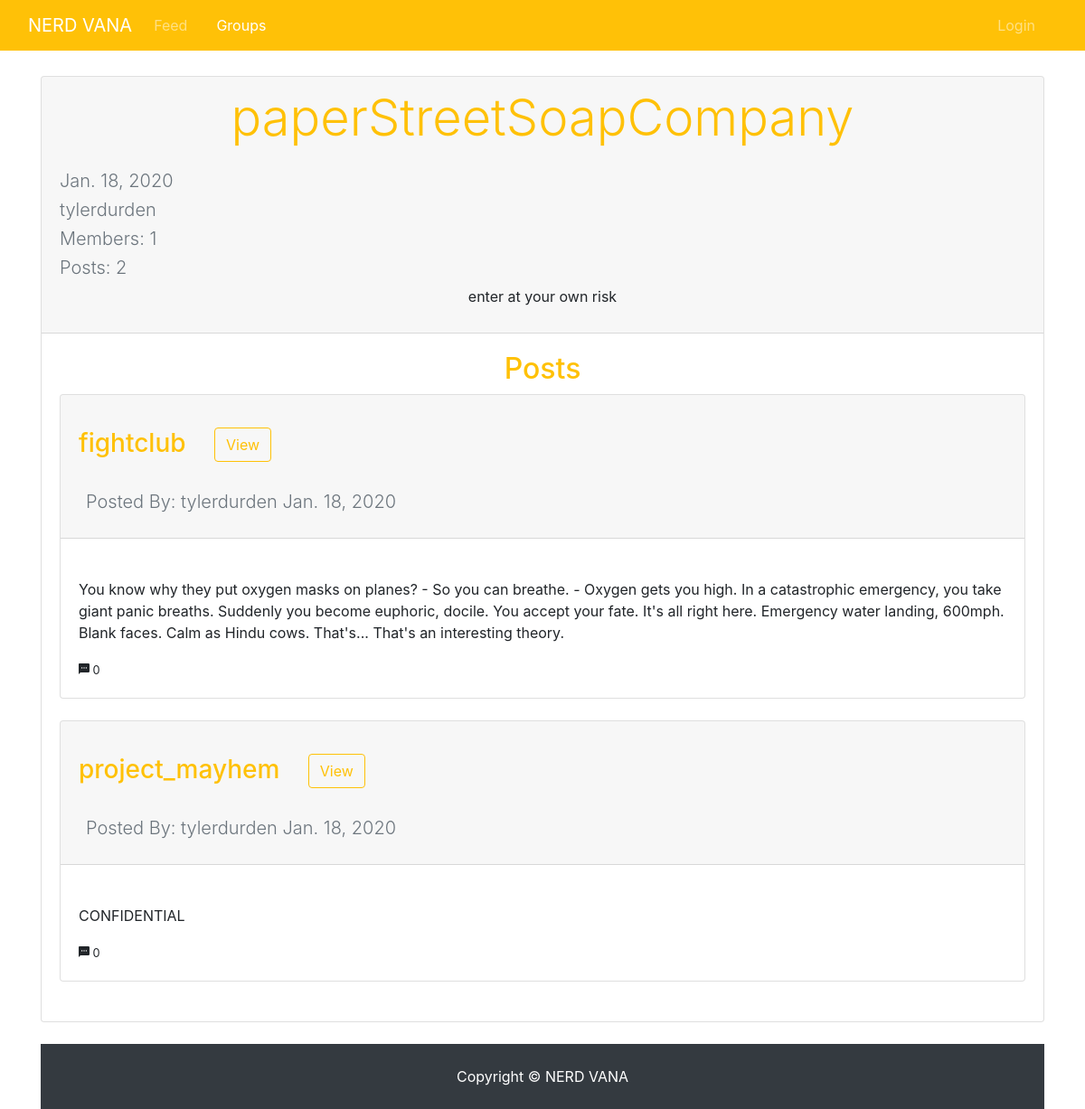
The page /group/detail_group/7/ on the database its author committed.
### group/models.py (models this page shows, shortened)
class Group(models.Model):
    name         = models.CharField(max_length=200)
    description  = models.TextField()
    date_created = models.DateTimeField(auto_now_add=True)
    slug         = models.SlugField()
    creator      = models.CharField(max_length=200)
    members      = models.ManyToManyField(CustomUser,related_name="members")

### posts/models.py (models this page shows)
class Post(models.Model):
    title    = models.CharField(max_length=200)
    creator  = models.CharField(max_length=200)
    group    = models.ForeignKey(Group,on_delete=models.CASCADE,related_name="posts")
    content  = models.TextField()
    published_date = models.DateTimeField(auto_now_add=True)
    def __str__(self):
        return self.title

### group/views.py (the view)
# urls.py: re_path(r'^detail_group/(?P<pk>\d+)/$',GroupDetailView.as_view(),name="detail_group"),
class GroupDetailView(View):
    template_name="group_detail.html"
    def get(self,request,pk):
        group=get_object_or_404(Group,pk=pk)
        members=[]
        for i in list(group.members.all()):
            members.append(i.username)
        context={'members':members,'group':group}
        return render(request,self.template_name,context)

### group/templates/group_detail.html (shortened to what this page needs)
{% extends 'user/user_base.html' %}
{% block body-block %}
<div class="container">
    {% if group %}
     <div class="row">
         <div class="col-12">
             <div class="card mt-4">
                 <div class="card-header">
                    <h1 class="text-warning text-center display-4 mb-4">{{ group.name }}</h1>
                    <h5 class="text-muted lead">{{ group.date_created.date }}</h5>
                    <h5 class="text-muted lead">{{ group.creator }}</h5>
                    <h5 class="text-muted lead">Members: {{ group.members.count }}</h5>
                    <h5 class="text-muted lead">Posts: {{ group.posts.count }}</h5>
                    <p class="text-center">{{ group.description }}</p>
                 </div>
                 <div class="card-body">
                        {% if group.posts.all %}
                         <h2 class="text-warning text-center ">Posts</h2>
                        <ul class="list-unstyled">
                            {% for post in group.posts.all %}
                            <li class="card mb-4">
                            <div class="card-header h3 text-warning mb-4 text-white">{{ post }}
                                <a class="btn btn-outline-warning m-4" href="{% url 'detail_post' post.pk %}">View</a>
                                <p class="text-muted h4 lead p-2">Posted By: {{ post.creator }} {{ post.published_date.date }}</p>
                            </div>
                                <div class="card-body">
                                    <p class="card-text">{{ post.content }}</p>
                                    <small><i class=ion-android-textsms></i> {{post.comment.count}}</small>
                                </div>
                            {% endfor %}
                            </ul>
                            {% else %}
                            <p>There are no posts to show</p>
                        {% endif %}
                 </div>
             </div>
        </div>
        {% else %}
        <p>No group</p>
       {% endif %}
    </div>
{% endblock %}

### static/css/style.css (style rules this page uses)
small i { font-size:16px; }

### rows shown on the page
Group: name "paperStreetSoapCompany", date_created "Jan. 18, 2020", creator "tylerdurden", members.count "1", posts.count "2", description "enter at your own risk"
Post: title "fightclub", creator "tylerdurden", published_date "Jan. 18, 2020", content "You know why they put oxygen masks on planes? - So you can breathe. - Oxygen gets you high. In a catastrophic emergency, you take giant panic breaths. Suddenly you become euphoric, docile. You accept your fate. It's all right here. Emergency water landing, 600mph. Blank faces. Calm as Hindu cows. That's... That's an interesting theory.", comment.count "0"
Post: title "project_mayhem", creator "tylerdurden", published_date "Jan. 18, 2020", content "CONFIDENTIAL", comment.count "0"
